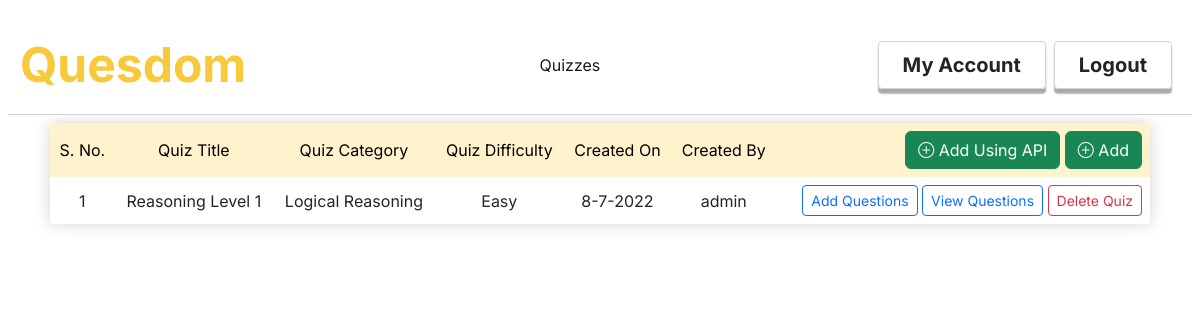
Page /indexquiz (signed in) on the earlier database version.
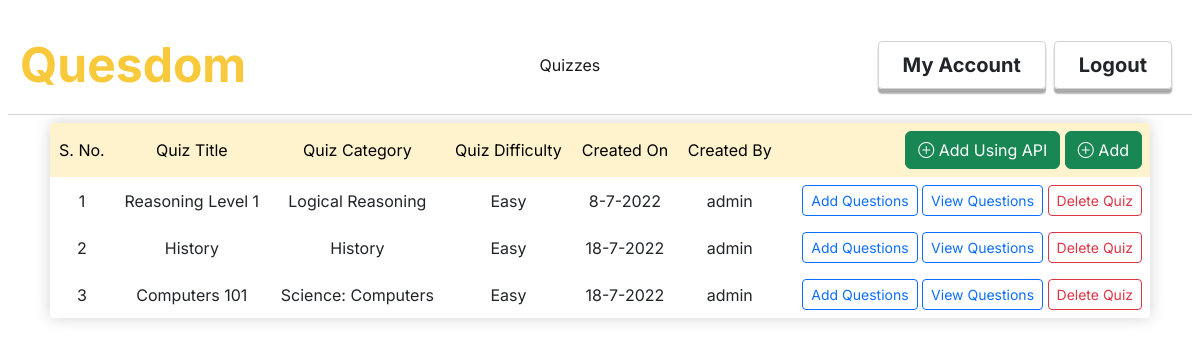
Same page on the later database version.
### quesdom/models.py (models this page shows, shortened)
class Quizzes(db.Model):
    id = db.Column(db.Integer, primary_key = True)
    quiz_title = db.Column(db.String(30), nullable= False)
    quiz_description = db.Column(db.String(200), nullable=False)
    quiz_category = db.Column(db.String(20), nullable=False)
    quiz_difficulty = db.Column(db.String(10), nullable=False)
    date_created = db.Column(db.DateTime, nullable=False, default=datetime.utcnow)
    author = db.Column(db.Integer, db.ForeignKey('users.id'), nullable=False)
    created_by = db.relationship('Users',backref='created_by',lazy=True)
    questions = db.relationship('Questions',backref='contains',cascade="all, delete-orphan",lazy=True)

class Users(db.Model, UserMixin):
    id = db.Column(db.Integer, primary_key = True)
    username = db.Column(db.String(30), unique=True, nullable= False)
    email = db.Column(db.String(50), unique=True,nullable=False)
    password = db.Column(db.String(60), nullable=False)
    role = db.Column(db.String(20), nullable=False)
    answers = db.relationship('Answers',backref='answers',lazy=True)
    quizzes = db.relationship('Quizzes',backref='quizzes',lazy=True)

### quesdom/routes.py (the view)
@app.route('/indexquiz')
@login_required
def indexquiz():
    if not current_user.role == 'Admin':
        flash('You must be an admin to access this page!',category='info')
        return redirect('home')
    if Quizzes.query.filter_by().count() == 0:
        flash('No quizzes found, please add a quiz!','info')
        return redirect('home')
    return render_template('indexquiz.html',title='All Quizzes',quizzes = Quizzes.query.all())

### quesdom/models.py (called while the page is built)
@login_manager.user_loader
def load_user(user_id):
    return Users.query.get(int(user_id))

### quesdom/templates/indexquiz.html
{%extends "layout.html"%}
{%block content%}
<div class="row overflow-auto p-4 p-md-2">
    <div class="col" >
        <table class="table table-borderless mytable text-center rounded-1 overflow-hidden">
            <tr class="table-warning" valign="middle">
                <td>
                    S. No.
                </td>
                <td>
                    Quiz Title
                </td>
                <td>
                    Quiz Category
                </td>
                <td>
                    Quiz Difficulty
                </td>
                <td>
                    Created On
                </td>
                <td>
                    Created By
                </td>
                <td class="text-end">
                    <a class="btn btn-success" href="{{url_for('createquizfromapi')}}"><i class="bi bi-plus-circle"></i> Add Using API</a>
                    <a class="btn btn-success" href="{{url_for('createquiz')}}"><i class="bi bi-plus-circle"></i> Add</a>
                </td>
            </tr>
            {%for quiz in quizzes%}
                <tr valign="middle">
                    <td>
                        {{loop.index}}
                    </td>
                    <td>
                        {{quiz.quiz_title}}
                    </td>
                    <td>
                        {{quiz.quiz_category}}
                    </td>
                    <td>
                        {{quiz.quiz_difficulty}}
                    </td>
                    <td>
                        {{quiz.date_created.day}}-{{quiz.date_created.month}}-{{quiz.date_created.year}}
                    </td>
                    <td>
                        {{quiz.created_by.username}}
                    </td>
                    <td class="text-nowrap text-end">
                        <a class="btn btn-outline-primary btn-sm" href="{{url_for('createquestion',quiz_id=quiz.id)}}">Add Questions</a>
                        <a class="btn btn-outline-primary btn-sm" href="{{url_for('indexquestions',quiz_id=quiz.id)}}">View Questions</a>
                        <a class="btn btn-outline-danger btn-sm" href="{{url_for('deletequiz',quiz_id=quiz.id)}}">Delete Quiz</a>
                    </td>
                </tr>
            {%endfor%}
        </table>
    </div>
</div>
{%endblock%}

### quesdom/templates/layout.html (shortened to what this page needs)
<!DOCTYPE html>
<html lang="en">
  <head>
    <link rel="stylesheet" href="./static/styles.css"/>
    <link rel="stylesheet" href="https://cdn.jsdelivr.net/npm/bootstrap-icons@1.8.3/font/bootstrap-icons.css">
    <link href="https://cdn.jsdelivr.net/npm/bootstrap@5.2.0-beta1/dist/css/bootstrap.min.css" rel="stylesheet">
    <link href="https://cdn.jsdelivr.net/npm/bootstrap@5.2.0-beta1/dist/css/bootstrap.min.css" rel="stylesheet">
  </head>
  <body  style="font-family: Inter;" onload="adjustLoginBtn();">
    <nav class="mt-3 mx-2 navbar navbar-expand-lg">
      <div class="container-fluid">
        <a class="navbar-brand fw-bolder" href="{{url_for('home')}}"><span class="brand-text">Quesdom</span></a>
        <div class="collapse navbar-collapse" id="navbarSupportedContent">
          <ul class="ms-auto navbar-nav me-auto mb-2 mb-lg-0">
            {%if current_user.is_authenticated %}
                      {%if current_user.role == 'Admin'%}
                      <li class="nav-item ">
                        <a class="nav-link active text-center" aria-current="page" href="{{url_for('indexquiz')}}">Quizzes</a>
                      </li>
                      {%endif%}
          {%endif%}
          </ul>
            {% if current_user.is_authenticated %}
              <div class="login-btn d-flex justify-content-center">
                <a style="border: 1px solid lightgrey; transition: 0.2s;" class="login-btn-inner fw-bold px-4 py-2  text-dark btn fs-5 rounded-1 me-2" type="button" href="{{url_for('account')}}">My Account</a>
                <a style="border: 1px solid lightgrey; transition: 0.2s;" class="login-btn-inner fw-bold px-4 py-2 btn text-dark fs-5 rounded-1 me-2" type="button" href="{{url_for('logout')}}">Logout</a>
              </div>
            {%endif%}
      </div>
    </nav>
    <div class="container">
        {%block content%}{%endblock%}
    </div>
  </body>
</html>

### quesdom/static/styles.css (style rules this page uses)
:root { --main-color: rgb(248,201,59); }
.nav-link { border-bottom: 2px solid darkgrey; }
.brand-text { font-size: 3rem; color: var(--main-color); }
.login-btn-inner { box-shadow: 0 0.3rem 0.1rem 0 darkgrey; }
.mytable { box-shadow: 0 0 1rem 0 lightgrey; }
@media (max-width: 1200px) { .nav-link { border-bottom: none; } }
@media (max-width: 1200px) { .navbar { border-bottom: 1px solid lightgrey; } }

Differences in the rows shown:
added Quizzes: quiz_title "History", quiz_category "History", quiz_difficulty "Easy", date_created.day "18", date_created.month "7", date_created.year "2022", created_by.username "admin"
added Quizzes: quiz_title "Computers 101", quiz_category "Science: Computers", quiz_difficulty "Easy", date_created.day "18", date_created.month "7", date_created.year "2022", created_by.username "admin"
